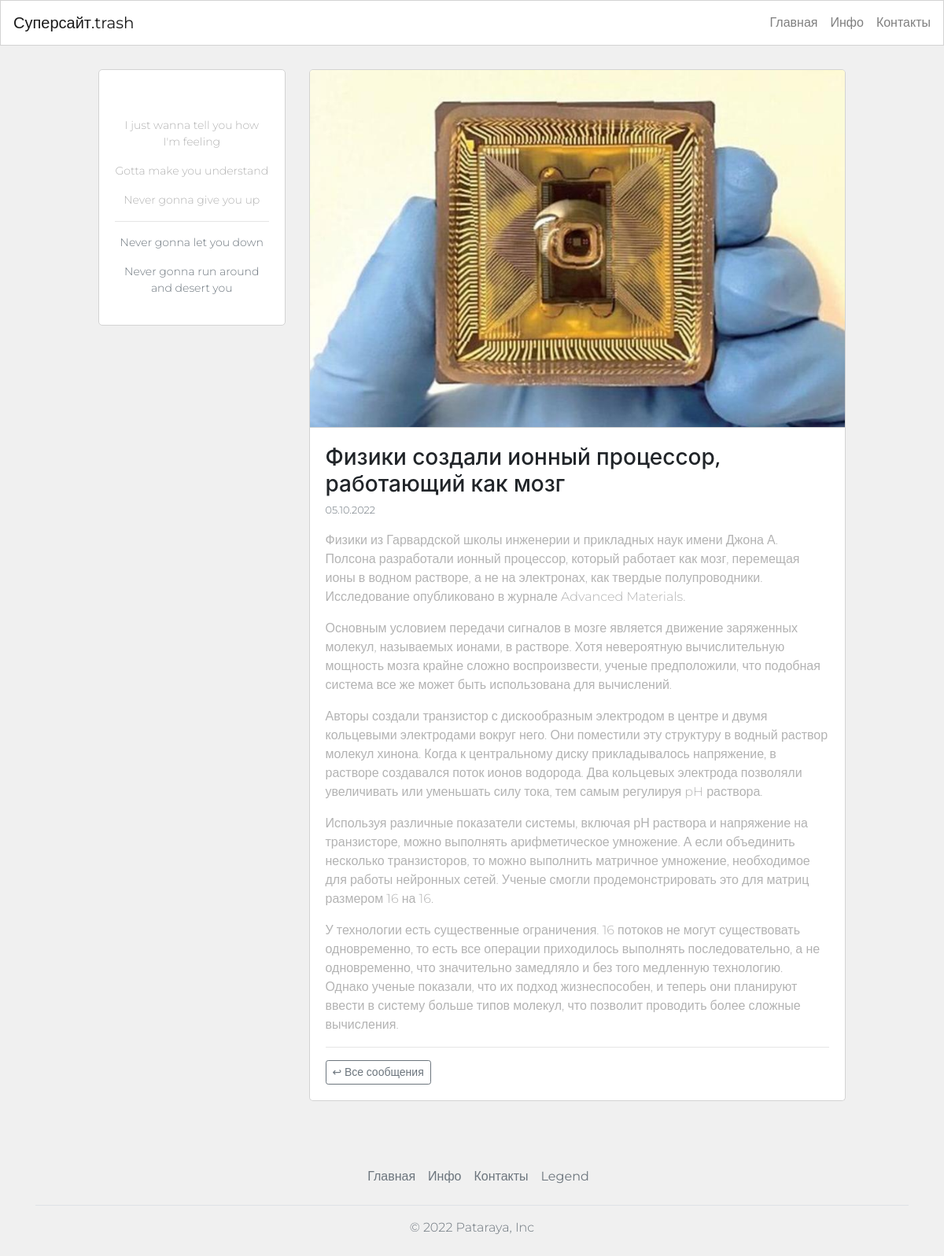
Page /posts/-mbd7or on the committed database.
### blog/models.py (models this page shows, shortened)
class Post(db.Model):
    id = db.Column(db.Integer, primary_key=True)
    user_id = db.Column(db.Integer, db.ForeignKey("user.id"), nullable=False)
    created_at = db.Column(db.DateTime, default=datetime.now)
    title = db.Column(db.String(120), nullable=False)
    slug = db.Column(db.String(250))
    description = db.Column(db.String(240))
    body = db.Column(db.Text(), nullable=False)
    image = db.Column(db.String(120))

### blog/routes.py (the view)
@app.route("/posts/<string:post_slug>")
def post_detail(post_slug):
    post_instance = Post.query.filter_by(slug=post_slug).first_or_404()
    return render_template("post_detail.html", post=post_instance)

### blog/templates/post_detail.html (shortened to what this page needs)
{% extends 'base.html' %}
{% block content %}
<div class="container content-container">
    <div class="row no-gutters">
        <div class="col-md-9 order-md-2">
            {% if post.image %}
            <div class="post-image-block">
                <img class="img-fluid post-image" src="{{ url_for('static', filename='img/posts/' + post.image) }}" alt="">
            </div>
            <div class="post-page-block no-border-top">
            {% else %}
            <div class="post-page-block">
            {% endif %}
                <h3>{{ post.title }}</h3>
                <p class="p-small-two text-muted">
                    {{ post.created_at.strftime('%d.%m.%Y') }}
                </p>
                <p>{{ post.body|markdown }}</p>
                <hr>
                <a class="btn btn-sm btn-outline-secondary" href="{{ url_for('homepage') }}">↩ Все сообщения</a>
            </div>
        </div>
        <div class="col-md-3 order-md-1">
            {% include 'about_me_snippet.html' %}
        </div>
    </div>
</div>
{% endblock %}

### blog/static/css/style.css (style rules this page uses)
body { font-family: "Open Sans", -apple-system, BlinkMacSystemFont, "Segoe UI", Roboto, "Helvetica Neue", Arial, "Noto Sans", sans-serif, "Apple Color Emoji", "Segoe UI Emoji", "Segoe UI Symbol", "Noto Color Emoji"; background-color: #fff; height: 200vh; position: relative; }
body:before { content: ""; position: absolute; top: 0; left: 0; right: 0; bottom: 0; background: rgba(0, 0, 0, 0.5); -webkit-transition: .3s all ease; -o-transition: .3s all ease; transition: .3s all ease; opacity: 0; visibility: hidden; z-index: 1; }
p { color: #b3b3b3; font-weight: 300; }
h1, h2, h3, h4, h5, h6, .h1, .h2, .h3, .h4, .h5, .h6 { font-family: "Open Sans", -apple-system, BlinkMacSystemFont, "Segoe UI", Roboto, "Helvetica Neue", Arial, "Noto Sans", sans-serif, "Apple Color Emoji", "Segoe UI Emoji", "Segoe UI Symbol", "Noto Color Emoji"; }
a { -webkit-transition: .3s all ease; -o-transition: .3s all ease; transition: .3s all ease; }
a, a:hover { text-decoration: none !important; }

### blog/static/blog.css (style rules this page uses)
html, body { font-family: 'Montserrat', sans-serif; background-color: #f0f0f0; }
.content-container { max-width: 950px; margin-top: 30px; margin-bottom: 30px; padding: 0px; }
.post-page-block { background-color: #fff; border: 1px solid #d3d3d3; border-radius: 5px; padding: 20px; margin-bottom: 30px; }
.no-border-top { border-top: 0; border-top-left-radius: 0; border-top-right-radius: 0; }
.post-image { border: 1px solid #d3d3d3; border-top-left-radius: 5px; border-top-right-radius: 5px; }
.p-small-two { font-size: 0.800rem; }
@media (min-width: 768px) { .post-page-block { margin-left: 30px; } }
@media (min-width: 768px) { .post-image-block { margin-left: 30px; } }

### rows in the picture
Post: image (picture), title "Физики создали ионный процессор, работающий как мозг", created_at "05.10.2022", body "Физики из Гарвардской школы инженерии и прикладных наук имени Джона А. Полсона разработали ионный процессор, который работает как мозг, перемещая ионы в водном растворе, а не на электронах, как твердые полупроводники. Исследование опубликовано в журнале Advanced Materials. Основным условием передачи сигналов в мозге является движение заряженных молекул, называемых ионами, в растворе. Хотя невероятную вычислительную мощность мозга крайне сложно воспроизвести, ученые предположили, что подобная система все же может быть использована для вычислений. Авторы создали транзистор с дискообразным электродом в центре и двумя кольцевыми электродами вокруг него. Они поместили эту структуру в водный…"
